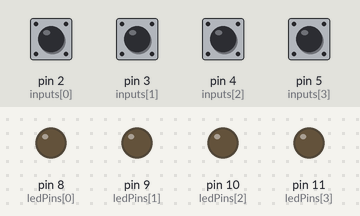
Recording of a sketch running on a simulated Arduino Uno, built with avr-gcc and run on an emulated ATmega328P. On the bench: output pins drawn as LEDs (lit = HIGH). The inputs (shaded band) are chosen by the test bench; at power-on: pin 2 (inputs[0]), pin 3 (inputs[1]), pin 4 (inputs[2]), pin 5 (inputs[3]) HIGH. What the sketch prints to the serial monitor is not drawn.

Above: at 1.2 s.
1.3 s: pin 2 (inputs[0]) pulled LOW for 0.15 s
At 1.37 s:
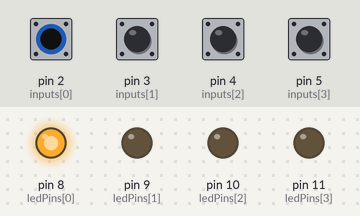
2.9 s: pin 3 (inputs[1]) pulled LOW for 0.15 s
At 2.97 s:
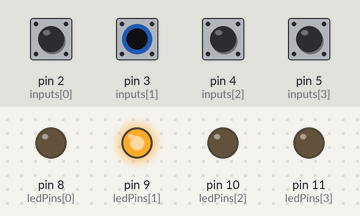
4.5 s: pin 4 (inputs[2]) pulled LOW for 0.15 s
At 4.57 s:
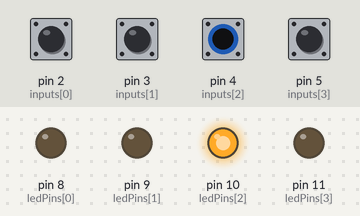
6.1 s: pin 5 (inputs[3]) pulled LOW for 0.15 s
At 6.17 s:
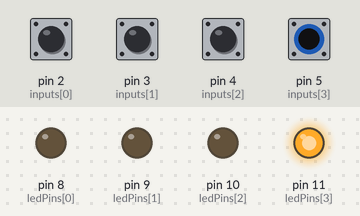
7.7 s: pin 2 (inputs[0]) driven LOW and pin 3 (inputs[1]) driven LOW
At 8.5 s:
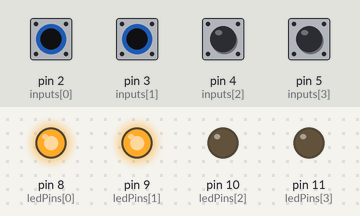
9.2 s: pin 4 (inputs[2]) pulled LOW for 1 s
At 9.7 s:
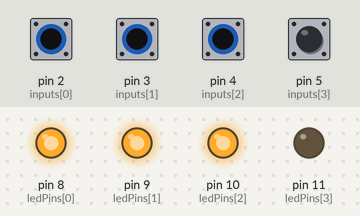
Timing chart, 0 to 12.2 s (numbered marks = the images above; inputs shaded):
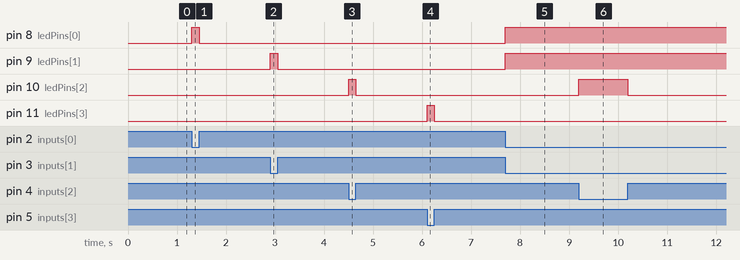

Measured:
- after the input at 1.3 s, pin 8 (ledPins[0]): LOW → HIGH at once, → LOW 0.15 s later
- after the input at 2.9 s, pin 9 (ledPins[1]): LOW → HIGH at once, → LOW 0.15 s later
- after the input at 4.5 s, pin 10 (ledPins[2]): LOW → HIGH at once, → LOW 0.15 s later
- after the input at 6.1 s, pin 11 (ledPins[3]): LOW → HIGH at once, → LOW 0.15 s later
- after the input at 7.7 s, pin 8 (ledPins[0]), pin 9 (ledPins[1]): LOW → HIGH at once
- after the input at 9.2 s, pin 10 (ledPins[2]): LOW → HIGH at once, → LOW 1.0 s later

The sketch:

Arrays.ino
```cpp
const int numberOfIOs = 4;
const int inputs [4] = {2,3,4,5};
const int ledPins [4] = {8,9,10,11};


void setup() {
  Serial.begin(9600);
  for(int i = 0; i <numberOfIOs; i++){
    Serial.println();
    Serial.print("input  pin = ");Serial.println(inputs[i]);
    Serial.print("Output  pin = ");Serial.println(ledPins[i]);
    pinMode(inputs[i], INPUT_PULLUP);
    pinMode(ledPins[i],OUTPUT);;
  }


}

void loop() {
  for(int index = 0; index < numberOfIOs; index ++){
    int value = digitalRead(inputs[index]);
    if(value == LOW){
      digitalWrite(ledPins[index], HIGH);
    }else{
      digitalWrite(ledPins[index], LOW);
    }
  }
}
```
